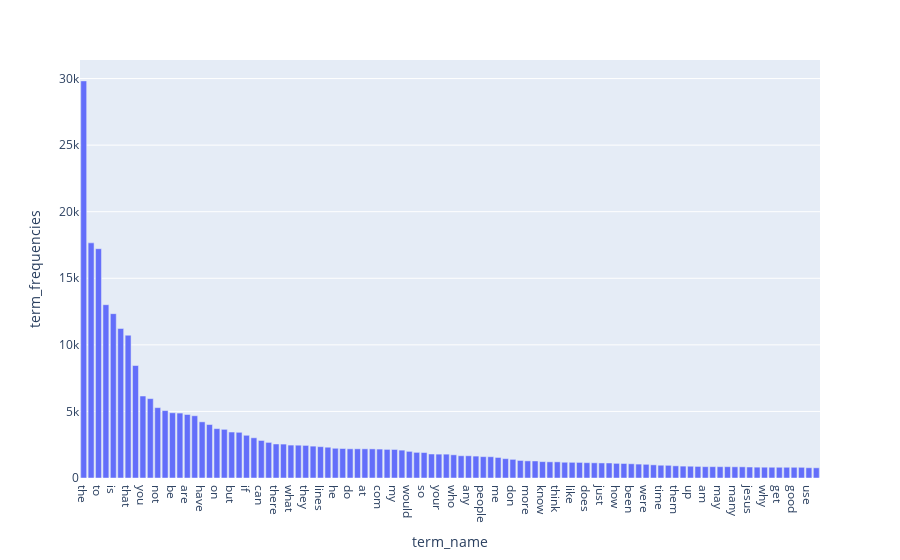

The notebook cell saved with this chart:
### Markdown cell above
---

### Code cell
import powerlaw

fit = powerlaw.Fit(np.asarray(feature)+1,xmin=1,discrete=True)
fit.power_law.plot_pdf( color= 'b',linestyle='--',label='fit ccdf')
fit.plot_pdf( color= 'b')

print('alpha= ',fit.power_law.alpha,'  sigma= ',fit.power_law.sigma)

### Figure 1 — Plotly figure (JSON) as saved in the notebook; plotly's stock layout.template omitted (floating-point values rounded to 4 significant figures)
{"data": [{"alignmentgroup": "True", "hovertemplate": "term_name=%{x}<br>term_frequencies=%{y}<extra></extra>", "legendgroup": "", "marker": {"color": "#636efa", "pattern": {"shape": ""}}, "name": "", "offsetgroup": "", "orientation": "v", "showlegend": false, "textposition": "auto", "type": "bar", "x": ["the", "of", "to", "and", "is", "in", "that", "it", "you", "for", "not", "this", "be", "from", "are", "edu", "have", "as", "on", "with", "but", "or", "if", "was", "can", "we", "there", "by", "what", "subject", "they", "an", "lines", "one", "he", "god", "do", "organization", "at", "re", "com", "about", "my", "all", "would", "will", "so", "some", "your", "no", "who", "has", "any", "writes", "people", "which", "me", "article", "don", "his", "more", "other", "know", "when", "think", "their", "like", "university", "does", "out", "just", "only", "how", "also", "been", "than", "were", "then", "time", "because", "them", "posting", "up", "had", "am", "should", "may", "these", "many", "say", "jesus", "see", "why", "us", "get", "very", "good", "believe", "use", "such"], "xaxis": "x", "y": [29825, 17660, 17222, 13017, 12343, 11226, 10723, 8447, 6157, 5962, 5285, 5063, 4898, 4877, 4769, 4675, 4218, 4015, 3709, 3655, 3453, 3432, 3208, 3020, 2818, 2674, 2556, 2548, 2472, 2464, 2448, 2393, 2353, 2312, 2232, 2216, 2193, 2192, 2191, 2186, 2172, 2148, 2143, 2093, 2000, 1925, 1912, 1802, 1793, 1791, 1742, 1671, 1669, 1645, 1604, 1599, 1543, 1453, 1400, 1318, 1286, 1278, 1230, 1215, 1213, 1184, 1177, 1170, 1151, 1142, 1130, 1127, 1100, 1090, 1068, 1045, 1028, 989, 959, 952, 914, 892, 885, 870, 852, 851, 850, 850, 841, 840, 825, 814, 811, 808, 806, 805, 805, 803, 772, 766], "yaxis": "y"}], "layout": {"barmode": "relative", "legend": {"tracegroupgap": 0}, "margin": {"t": 60}, "xaxis": {"anchor": "y", "domain": [0, 1], "title": {"text": "term_name"}}, "yaxis": {"anchor": "x", "domain": [0, 1], "title": {"text": "term_frequencies"}}}}
